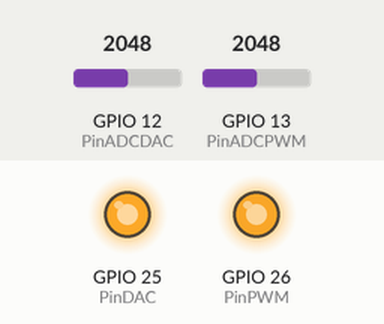
The sketch below on a simulated ESP32. Parts: output pins drawn as LEDs (lit = HIGH). The inputs (shaded band) are chosen by the test bench; at power-on: GPIO 12 (PinADCDAC) = 2048, GPIO 13 (PinADCPWM) = 2048. What the sketch prints to the serial monitor is not drawn.

Above: at 1.2 s.
1.3 s: GPIO 12 (PinADCDAC) set to 491
At 3.5 s:
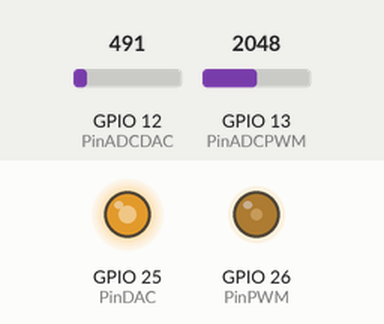
4.3 s: GPIO 13 (PinADCPWM) set to 0
At 45.0 s:
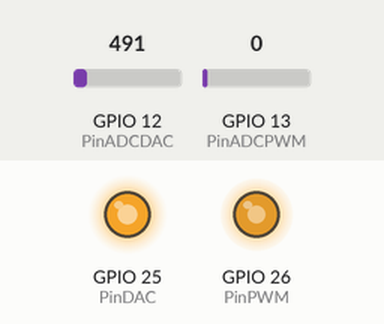
Timing chart, 0 to 59.8 s (numbered marks = the images above; inputs shaded):
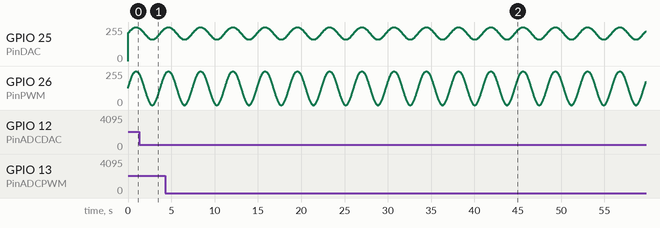

The sketch:

MiniPractica05.ino
```cpp
/*
  Universidad Nacional Autónoma de México
  Facultad de Ciencias
  Licenciatura en Ciencias de la Computación
  Seminario de Ciencias de la Computación A: Introducción al Internet de las Cosas

  Escrito por:
    Delgado Díaz Hermes Alberto
    López Montúfar José Eleazar
*/
// LED 3
#define PinPWM 26
// LED 4
#define PinDAC 25
#define PinADCPWM 13
#define PinADCDAC 12

//Variables para definir el PWM
const int freq = 10000; //Frecuencia en Hz


void setup() {
  Serial.begin(115200);

  // Configuración de pines
  pinMode(PinPWM, OUTPUT);
  pinMode(PinDAC, OUTPUT);
  pinMode(PinADCPWM, INPUT);
  pinMode(PinADCDAC, INPUT);
  const int ChanelPWM = 0; //Canal 0 - 15
  const int resolution = 8; //Bits de resolución, hasta 8

  ledcAttachChannel(PinPWM, freq, resolution, ChanelPWM);
}

void loop() {
  for (int i = 0; i < 360; i++) {
    // Usar la misma función para ambos LEDs
    float seno2 = (127*sin(i * M_PI / 180)+127);
    float umbral = 2.1 /3.3*255;
    float senodac = seno2*((255 - umbral)/ 255)+umbral;


    ledcWrite(PinPWM, seno2);
    dacWrite(PinDAC, senodac);


    Serial.print("DAC: ");
    Serial.print(analogRead(PinADCDAC));
    Serial.print(", PWM: ");
    Serial.println(analogRead(PinADCPWM));

    delayMicroseconds(10000);
  }
}
```
